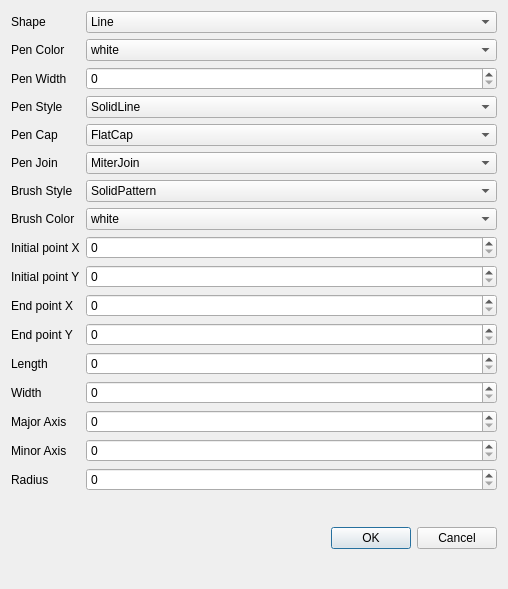
<?xml version="1.0" encoding="UTF-8"?>
<ui version="4.0">
 <class>editshape</class>
 <widget class="QDialog" name="editshape">
  <property name="geometry">
   <rect>
    <x>0</x>
    <y>0</y>
    <width>508</width>
    <height>589</height>
   </rect>
  </property>
  <property name="windowTitle">
   <string>Dialog</string>
  </property>
  <layout class="QGridLayout" name="gridLayout">
   <item row="0" column="0">
    <widget class="QLabel" name="label_6">
     <property name="text">
      <string>Shape</string>
     </property>
    </widget>
   </item>
   <item row="20" column="0">
    <widget class="QLabel" name="label_12">
     <property name="text">
      <string/>
     </property>
    </widget>
   </item>
   <item row="5" column="0">
    <widget class="QLabel" name="label_4">
     <property name="text">
      <string>Pen Join</string>
     </property>
    </widget>
   </item>
   <item row="12" column="2">
    <widget class="QSpinBox" name="length">
     <property name="maximum">
      <number>900</number>
     </property>
    </widget>
   </item>
   <item row="17" column="0">
    <widget class="QLabel" name="label_18">
     <property name="text">
      <string>Radius</string>
     </property>
    </widget>
   </item>
   <item row="13" column="2">
    <widget class="QSpinBox" name="width">
     <property name="maximum">
      <number>900</number>
     </property>
    </widget>
   </item>
   <item row="5" column="2">
    <widget class="QComboBox" name="Penjoin">
     <item>
      <property name="text">
       <string>MiterJoin</string>
      </property>
     </item>
     <item>
      <property name="text">
       <string>BevelJoin</string>
      </property>
     </item>
     <item>
      <property name="text">
       <string>RoundJoin</string>
      </property>
     </item>
    </widget>
   </item>
   <item row="16" column="0">
    <widget class="QLabel" name="label_17">
     <property name="text">
      <string>Minor Axis</string>
     </property>
    </widget>
   </item>
   <item row="1" column="0">
    <widget class="QLabel" name="label_7">
     <property name="text">
      <string>Pen Color</string>
     </property>
    </widget>
   </item>
   <item row="7" column="0">
    <widget class="QLabel" name="label_8">
     <property name="text">
      <string>Brush Color</string>
     </property>
    </widget>
   </item>
   <item row="4" column="0">
    <widget class="QLabel" name="label_3">
     <property name="text">
      <string>Pen Cap</string>
     </property>
    </widget>
   </item>
   <item row="17" column="2">
    <widget class="QSpinBox" name="radius">
     <property name="maximum">
      <number>900</number>
     </property>
    </widget>
   </item>
   <item row="12" column="0">
    <widget class="QLabel" name="label_14">
     <property name="text">
      <string>Length</string>
     </property>
    </widget>
   </item>
   <item row="9" column="0">
    <widget class="QLabel" name="label_11">
     <property name="text">
      <string>Initial point Y</string>
     </property>
    </widget>
   </item>
   <item row="10" column="0">
    <widget class="QLabel" name="label_19">
     <property name="text">
      <string>End point X</string>
     </property>
    </widget>
   </item>
   <item row="9" column="2">
    <widget class="QSpinBox" name="initialY">
     <property name="maximum">
      <number>900</number>
     </property>
    </widget>
   </item>
   <item row="3" column="2">
    <widget class="QComboBox" name="PenStyle">
     <item>
      <property name="text">
       <string>SolidLine</string>
      </property>
     </item>
     <item>
      <property name="text">
       <string>DashLine</string>
      </property>
     </item>
     <item>
      <property name="text">
       <string>DotLine</string>
      </property>
     </item>
     <item>
      <property name="text">
       <string>DashDotLine</string>
      </property>
     </item>
     <item>
      <property name="text">
       <string>DashDotDotLine</string>
      </property>
     </item>
    </widget>
   </item>
   <item row="21" column="0">
    <widget class="QLabel" name="label_9">
     <property name="text">
      <string/>
     </property>
    </widget>
   </item>
   <item row="8" column="0">
    <widget class="QLabel" name="label_10">
     <property name="text">
      <string>Initial point X</string>
     </property>
    </widget>
   </item>
   <item row="6" column="2">
    <widget class="QComboBox" name="Brushstyle">
     <item>
      <property name="text">
       <string>SolidPattern</string>
      </property>
     </item>
     <item>
      <property name="text">
       <string>HorPattern</string>
      </property>
     </item>
     <item>
      <property name="text">
       <string>VerPattern</string>
      </property>
     </item>
     <item>
      <property name="text">
       <string>NoBrush</string>
      </property>
     </item>
    </widget>
   </item>
   <item row="15" column="2">
    <widget class="QSpinBox" name="majorAxis">
     <property name="maximum">
      <number>900</number>
     </property>
    </widget>
   </item>
   <item row="13" column="0">
    <widget class="QLabel" name="label_15">
     <property name="text">
      <string>Width</string>
     </property>
    </widget>
   </item>
   <item row="3" column="0">
    <widget class="QLabel" name="label_2">
     <property name="text">
      <string>Pen Style</string>
     </property>
    </widget>
   </item>
   <item row="2" column="0">
    <widget class="QLabel" name="label">
     <property name="text">
      <string>Pen Width</string>
     </property>
    </widget>
   </item>
   <item row="15" column="0">
    <widget class="QLabel" name="label_16">
     <property name="text">
      <string>Major Axis</string>
     </property>
    </widget>
   </item>
   <item row="18" column="0">
    <widget class="QLabel" name="label_13">
     <property name="text">
      <string/>
     </property>
    </widget>
   </item>
   <item row="4" column="2">
    <widget class="QComboBox" name="Pencap">
     <item>
      <property name="text">
       <string>FlatCap</string>
      </property>
     </item>
     <item>
      <property name="text">
       <string>SquareCap</string>
      </property>
     </item>
     <item>
      <property name="text">
       <string>RoundCap</string>
      </property>
     </item>
    </widget>
   </item>
   <item row="6" column="0">
    <widget class="QLabel" name="label_5">
     <property name="text">
      <string>Brush Style</string>
     </property>
    </widget>
   </item>
   <item row="16" column="2">
    <widget class="QSpinBox" name="minorAxis">
     <property name="maximum">
      <number>900</number>
     </property>
    </widget>
   </item>
   <item row="10" column="2">
    <widget class="QSpinBox" name="endX">
     <property name="maximum">
      <number>900</number>
     </property>
    </widget>
   </item>
   <item row="1" column="2">
    <widget class="QComboBox" name="PenColor">
     <item>
      <property name="text">
       <string>white</string>
      </property>
     </item>
     <item>
      <property name="text">
       <string>black</string>
      </property>
     </item>
     <item>
      <property name="text">
       <string>red</string>
      </property>
     </item>
     <item>
      <property name="text">
       <string>green</string>
      </property>
     </item>
     <item>
      <property name="text">
       <string>blue</string>
      </property>
     </item>
     <item>
      <property name="text">
       <string>cyan</string>
      </property>
     </item>
     <item>
      <property name="text">
       <string>magenta</string>
      </property>
     </item>
     <item>
      <property name="text">
       <string>yellow</string>
      </property>
     </item>
     <item>
      <property name="text">
       <string>gray</string>
      </property>
     </item>
    </widget>
   </item>
   <item row="0" column="2">
    <widget class="QComboBox" name="shape">
     <item>
      <property name="text">
       <string>Line</string>
      </property>
     </item>
     <item>
      <property name="text">
       <string>Polyline</string>
      </property>
     </item>
     <item>
      <property name="text">
       <string>Polygon</string>
      </property>
     </item>
     <item>
      <property name="text">
       <string>Rectangle</string>
      </property>
     </item>
     <item>
      <property name="text">
       <string>Square</string>
      </property>
     </item>
     <item>
      <property name="text">
       <string>Ellipse</string>
      </property>
     </item>
     <item>
      <property name="text">
       <string>Circle</string>
      </property>
     </item>
     <item>
      <property name="text">
       <string>Text</string>
      </property>
     </item>
    </widget>
   </item>
   <item row="2" column="2">
    <widget class="QSpinBox" name="Penwidth">
     <property name="maximum">
      <number>20</number>
     </property>
    </widget>
   </item>
   <item row="7" column="2">
    <widget class="QComboBox" name="BrushColor">
     <item>
      <property name="text">
       <string>white</string>
      </property>
     </item>
     <item>
      <property name="text">
       <string>black</string>
      </property>
     </item>
     <item>
      <property name="text">
       <string>red</string>
      </property>
     </item>
     <item>
      <property name="text">
       <string>green</string>
      </property>
     </item>
     <item>
      <property name="text">
       <string>blue</string>
      </property>
     </item>
     <item>
      <property name="text">
       <string>cyan</string>
      </property>
     </item>
     <item>
      <property name="text">
       <string>magenta</string>
      </property>
     </item>
     <item>
      <property name="text">
       <string>yellow</string>
      </property>
     </item>
     <item>
      <property name="text">
       <string>gray</string>
      </property>
     </item>
    </widget>
   </item>
   <item row="8" column="2">
    <widget class="QSpinBox" name="initialX">
     <property name="maximum">
      <number>900</number>
     </property>
    </widget>
   </item>
   <item row="11" column="2">
    <widget class="QSpinBox" name="endY">
     <property name="maximum">
      <number>900</number>
     </property>
    </widget>
   </item>
   <item row="20" column="2">
    <widget class="QDialogButtonBox" name="buttonBox">
     <property name="orientation">
      <enum>Qt::Horizontal</enum>
     </property>
     <property name="standardButtons">
      <set>QDialogButtonBox::Cancel|QDialogButtonBox::Ok</set>
     </property>
    </widget>
   </item>
   <item row="11" column="0">
    <widget class="QLabel" name="label_20">
     <property name="text">
      <string>End point Y</string>
     </property>
    </widget>
   </item>
  </layout>
 </widget>
 <resources/>
 <connections>
  <connection>
   <sender>buttonBox</sender>
   <signal>accepted()</signal>
   <receiver>editshape</receiver>
   <slot>accept()</slot>
   <hints>
    <hint type="sourcelabel">
     <x>248</x>
     <y>254</y>
    </hint>
    <hint type="destinationlabel">
     <x>157</x>
     <y>274</y>
    </hint>
   </hints>
  </connection>
  <connection>
   <sender>buttonBox</sender>
   <signal>rejected()</signal>
   <receiver>editshape</receiver>
   <slot>reject()</slot>
   <hints>
    <hint type="sourcelabel">
     <x>316</x>
     <y>260</y>
    </hint>
    <hint type="destinationlabel">
     <x>286</x>
     <y>274</y>
    </hint>
   </hints>
  </connection>
 </connections>
</ui>
